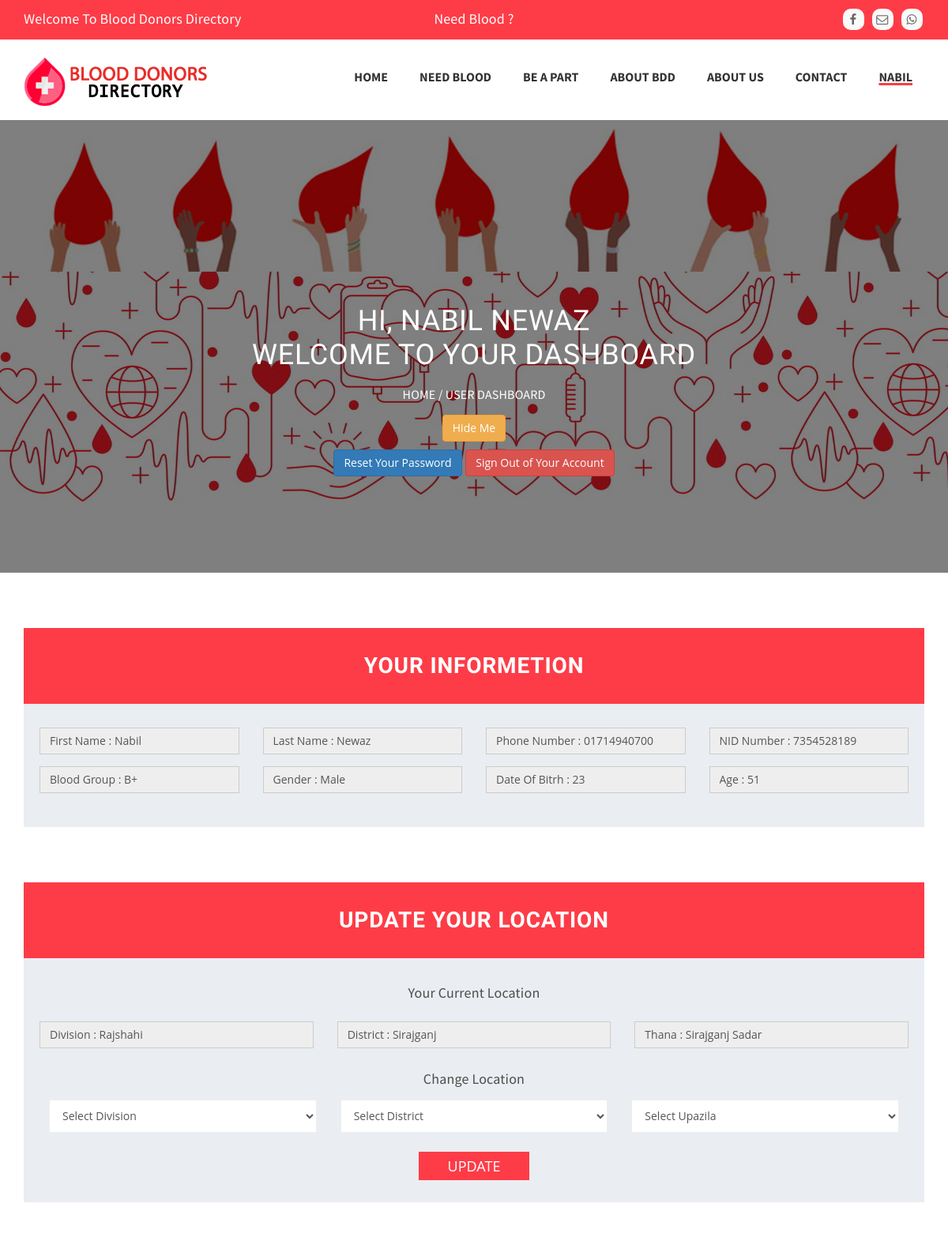
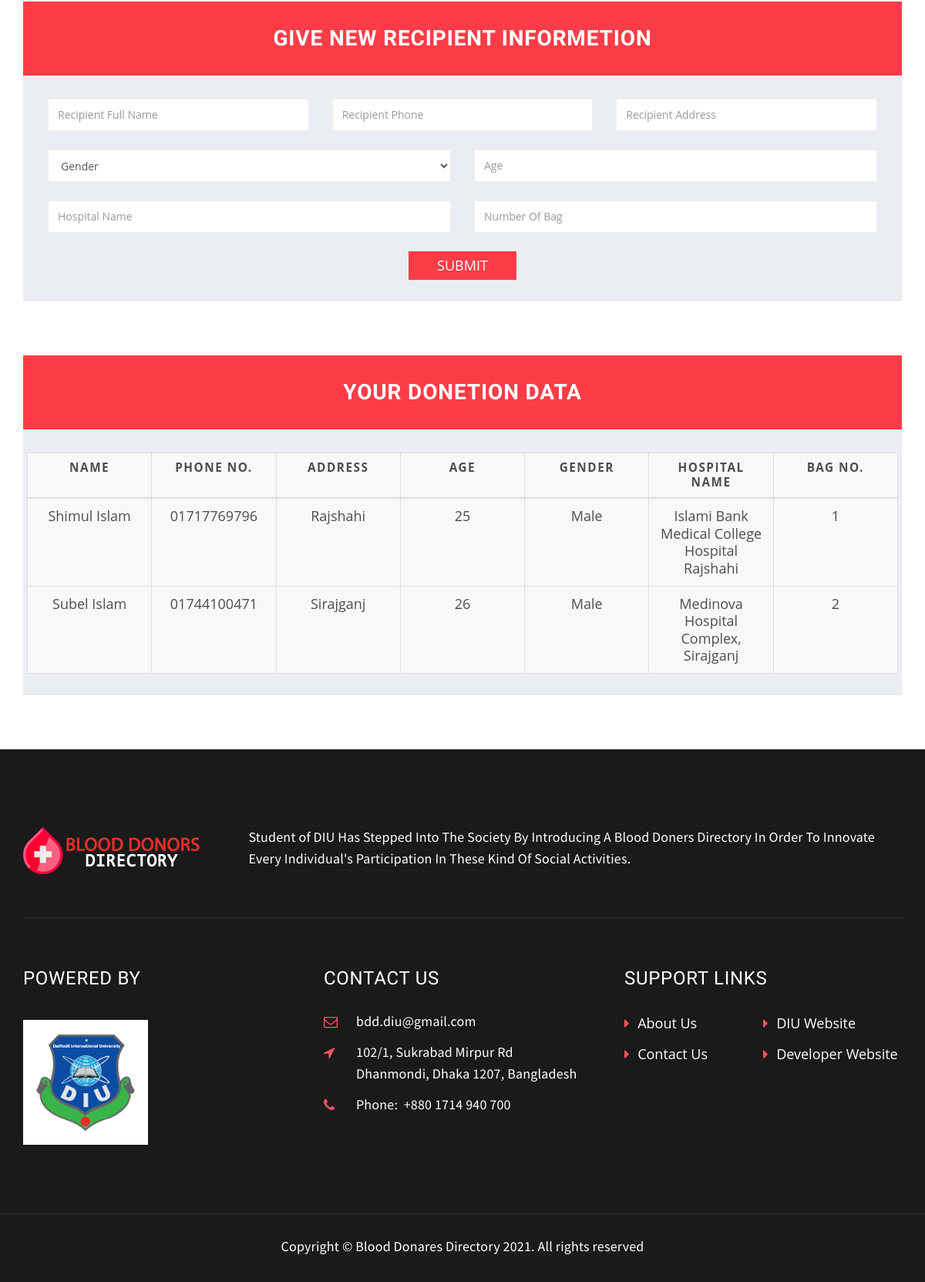
Page /dashboard.php (signed in) on the committed database (2 pictures, top to bottom).
### tables this page shows
CREATE TABLE `donor_info` (
  `donor_id` int(11) NOT NULL,
  `first_name` varchar(255) NOT NULL,
  `last_name` varchar(255) NOT NULL,
  `nid` varchar(255) NOT NULL,
  `phno` varchar(100) NOT NULL,
  `gp` varchar(100) NOT NULL,
  `age` int(11) NOT NULL,
  `gender` varchar(255) NOT NULL,
  `divisions` varchar(100) NOT NULL,
  `district` varchar(255) NOT NULL,
  `thana` varchar(255) NOT NULL,
  `hide_data` int(10) NOT NULL DEFAULT 1
);

CREATE TABLE `recipient_info` (
  `re_id` int(11) NOT NULL,
  `re_name` varchar(50) NOT NULL,
  `re_phno` varchar(255) NOT NULL,
  `re_address` varchar(255) NOT NULL,
  `re_age` int(11) NOT NULL,
  `re_gender` varchar(255) NOT NULL,
  `hospital_name` varchar(255) NOT NULL,
  `bag_no` int(11) NOT NULL,
  `donor_id` int(11) NOT NULL
);

### dashboard.php (the view, shortened to what the rows shown need)
<?php
require_once "functions/db.php";
$donorID = $_SESSION["donor_id"];
$qry = mysqli_query($conn,"SELECT * FROM donor_info WHERE donor_id = '$donorID'");
$userdata = mysqli_fetch_array($qry);
$_age = floor((time() - strtotime($userdata['age'])) / 31556926);
    $result = mysqli_query($conn,"SELECT * FROM donor_info WHERE donor_id = '$donorID'");
    $userdata= mysqli_fetch_array($result);
?>
<!DOCTYPE html>
 <html lang="en">
    <head>
        <link rel="stylesheet" href="css/bootstrap.min.css" />
        <link href="css/font-awesome.min.css" rel="stylesheet" type="text/css" >
        <link href="css/animate.css" rel="stylesheet" type="text/css" >
        <link href="css/owl.carousel.css" rel="stylesheet" type="text/css" >
        <link href="css/venobox.css" rel="stylesheet" type="text/css" >
        <link rel="stylesheet" href="css/styles.css" />
    <body>
               <header class="main-header clearfix" data-sticky_header="true">
            <section class="header-wrapper navgiation-wrapper">
                <div class="navbar navbar-default">
                    <div class="container">
                        <div class="navbar-collapse collapse">
                            <ul class="nav navbar-nav navbar-right">
                                <li><a style="text-decoration: underline solid #FE3C47 3px; text-underline-offset: 2px;" href="login" title="<?php if ($donorID == null) {echo "LOGIN";} else {echo ucfirst($userdata['first_name'])."'s Dashboard";} ?>"><?php if ($donorID == null) {echo "LOGIN";} else {echo ucfirst($userdata['first_name']);} ?></a></li>
                            </ul>
                        </div>
                    </div>
                </div>
            </section>
</header>
        <section class="page-header">
            <div class="container">
                <div class="row">
                    <div class="col-sm-12 text-center">
                        <h3>
                            Hi, <b style="line-height: 1.7;"><?php echo ucfirst($userdata['first_name'])." ".ucfirst($userdata['last_name']);?></b><br/>Welcome to your dashboard
                        </h3>
                    </div>
                </div>
            </div>
        </section>
        <section class="section-appointment">
        <div class="container wow fadeInUp">
            <div class="row">
                <div class="col-lg-12 col-md-12 col-sm-12 col-xs-12">
                    <div class="appointment-form-wrapper text-center clearfix">
                        <div class="form-group col-md-3">
                            <input class="form-control" type="text" value="First Name : <?php echo ucfirst($userdata['first_name']);?>" disabled>
                        </div>
                        <div class="form-group col-md-3">
                            <input class="form-control" type="text" value="Last Name : <?php echo ucfirst($userdata['last_name']);?>" disabled>
                        </div>
                        <div class="form-group col-md-3">
                            <input class="form-control" type="text" value="Phone Number : <?php echo ucfirst($userdata['phno']);?>" disabled>
                        </div>
                        <div class="form-group col-md-3">
                            <input class="form-control" type="text" value="NID Number : <?php echo ucfirst($userdata['nid']);?>" disabled>
                        </div>
                        <div class="form-group col-md-3">
                            <input class="form-control" type="text" value="Blood Group : <?php echo strtoupper($userdata['gp']);?>" disabled>
                        </div>
                        <div class="form-group col-md-3">
                            <input class="form-control" type="text" value="Gender : <?php echo ucfirst($userdata['gender']);?>" disabled>
                        </div>
                        <div class="form-group col-md-3">
                            <input class="form-control" type="text" value="Date Of Bitrh : <?php echo ucfirst($userdata['age']);?>" disabled>
                        </div>
                        <div class="form-group col-md-3">
                            <input class="form-control" type="text" value="Age : <?php echo ucfirst($_age);?>" disabled>
                        </div>
                    </div>
                    <div class="appointment-form-wrapper text-center clearfix">
                        <div class="form-group col-md-4">
                            <input class="form-control" type="text" value="Division : <?php echo ucfirst($userdata['divisions']);?>" disabled>
                        </div>
                        <div class="form-group col-md-4">
                            <input class="form-control" type="text" value="District : <?php echo ucwords($userdata['district']);?>" disabled>
                        </div>
                        <div class="form-group col-md-4">
                            <input class="form-control" type="text" value="Thana : <?php echo ucwords($userdata['thana']);?>" disabled>
                        </div>
                </div>
                        <div class="appointment-form-wrapper text-center clearfix">
                            <?php
                                $sql = "SELECT * FROM recipient_info WHERE donor_id = '$donorID'";
                                if($result = mysqli_query($link, $sql)){
                                    if(mysqli_num_rows($result) > 0){
                                        echo "		<style>
                                        body {
                                            font-family: 'Open Sans', sans-serif;
                                            line-height: 1.25;
                                          }
                                          table {
                                            border: 1px solid #ccc;
                                            border-collapse: collapse;
                                            margin: 0;
                                            padding: 0;
                                            width: 100%;
                                            table-layout: fixed;
                                          }
                                          table caption {
                                            font-size: 1.5em;
                                            margin: .5em 0 .75em;
                                          }
                                          table tr {
                                            background-color: #f8f8f8;
                                            border: 1px solid #ddd;
                                            padding: .35em;
                                          }
                                          table th,
                                          table td {
                                            padding: .625em;
                                            text-align: center;
                                          }
                                          table th {
                                            font-size: .85em;
                                            letter-spacing: .1em;
                                            text-transform: uppercase;
                                          }
                                          @media screen and (max-width: 600px) {
                                            table {
                                              border: 0;
                                            }
                                            table caption {
                                              font-size: 1.0em;
                                            }
                                            table thead {
                                              border: none;
                                              clip: rect(0 0 0 0);
                                              height: 1px;
                                              margin: -1px;
                                              overflow: hidden;
                                              padding: 0;
                                              position: absolute;
                                              width: 1px;
                                            }
                                            table tr {
                                              border-bottom: 3px solid #ddd;
                                              display: block;
                                              margin-bottom: .625em;
                                            }
                                            table td {
                                              border-bottom: 1px solid #ddd;
                                              display: block;
                                              font-size: 0.9em;
                                              text-align: right;
                                            }
                                            table td::before {
                                              /*
                                              * aria-label has no advantage, it won't be read inside a table
                                              content: attr(aria-label);
                                              */
                                              content: attr(data-label);
                                              float: left;
                                              font-weight: bold;
                                              text-transform: uppercase;
                                            }
                                            table td:last-child {
                                              border-bottom: 0;
                                            }
                                          }
                                        </style>
                                        <table class='table-bordered'>
                                        <thead>
                                            <tr>
                                                <th scope='col'><center>Name</center></th>
                                                <th scope='col'><center>Phone No.</center></th>
                                                <th scope='col'><center>Address</center></th>
                                                <th scope='col'><center>Age</center></th>
                                                <th scope='col'><center>Gender</center></th>
                                                <th scope='col'><center>Hospital Name</center></th>
                                                <th scope='col'><center>Bag No.</center></th>
                                            </tr>
                                            </thead>";
                                        while($row = mysqli_fetch_array($result)){
                                            echo "<tr>";
                                                echo "<td data-label='Name:'>".ucwords($row['re_name'])."</td>";
                                                echo "<td data-label='Phone No: '><a style='color: #4D4D4D;' href='tel:".ucwords($row['re_phno'])."'>".ucwords($row['re_phno'])."</a></td>";
                                                echo "<td data-label='Address:'>".ucwords($row['re_address'])."</td>";
                                                echo "<td data-label='Age:'>".ucwords($row['re_age'])."</td>";
                                                echo "<td data-label='Gender:'>".ucwords($row['re_gender'])."</td>";
                                                echo "<td data-label='Hospital:'>".ucwords($row['hospital_name'])."</td>";
                                                echo "<td data-label='Bag No:'>".ucwords($row['bag_no'])."</td>";
                                            echo "</tr>";
                                        }
                                        echo "</table>";
                                    } else{
                                        echo "No Records Matching Were Found.";
                                    }
                                } else{
                                    echo "ERROR: Could not able to execute $sql. " . mysqli_error($link);
                                }
                            ?>
                        </div>
                </div>
            </div>
        </div>
</section>
    </body>
</html>

### rows in the picture
donor_info: first_name "NABIL", last_name "NEWAZ", first_name "First Name : Nabil", last_name "Last Name : Newaz", phno "Phone Number : 01714940700", nid "NID Number : 7354528189", gp "Blood Group : B+", gender "Gender : Male", age "Date Of Bitrh : 23", age "Age : 51", divisions "Division : Rajshahi", district "District : Sirajganj", thana "Thana : Sirajganj Sadar"
recipient_info: re_name "Shimul Islam", re_phno "01717769796", re_address "Rajshahi", re_age "25", re_gender "Male", hospital_name "Islami Bank Medical College Hospital Rajshahi", bag_no "1"
recipient_info: re_name "Subel Islam", re_phno "01744100471", re_address "Sirajganj", re_age "26", re_gender "Male", hospital_name "Medinova Hospital Complex, Sirajganj", bag_no "2"
